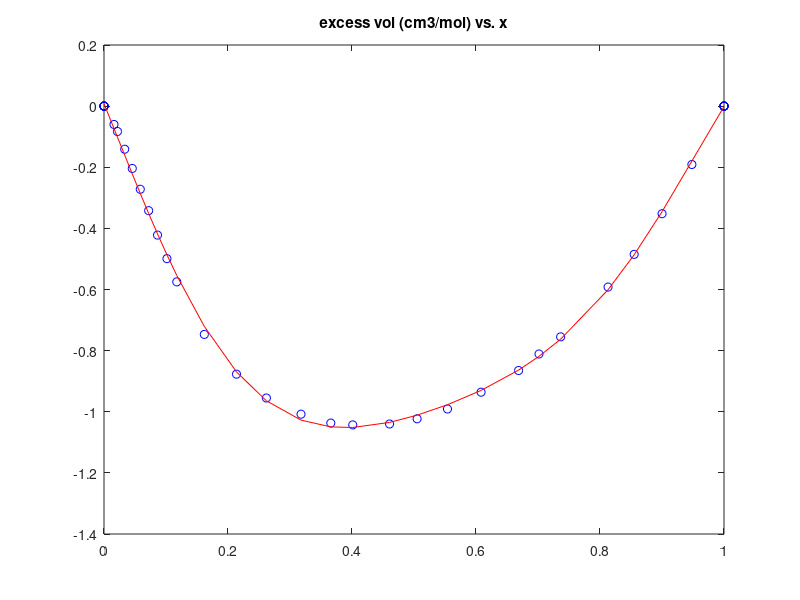

Here is the MATLAB script that generated this plot: (Note: this script raises an error after producing the figure.)
% Alcohol by volume (ABV) is vol of pure alcohol used to make mixture divided 
% by volume of mixture after mixing, which is reduced from sum of volumes
% of water and ethanol used because of nonideal mixing.
% ABV is proportional to specific gravity of mixture as measured
% by a hydrometer in ethanol-water mixure.

% Reference http://www.ddbst.com/en/EED/VE/VE0%20Ethanol%3BWater.php
% Excess Volume Data Set 947
% Components
% No. 	Formula 	Molar Mass 	CAS Registry Number 	Name
% 1 	C2H6O 	46.069 	64-17-5 	Ethanol
% 2 	H2O 	18.015 	7732-18-5 	Water
% Source
% Ott J.B.; Sipowska J.T.; Gruszkiewicz M.S.; Woolley A.T.: 
% Excess Volumes for (Ethanol + Water) at the Temperatures (298.15 and 348.15) K 
% and Pressures (0.4, 5, and 15) MPa and at the Temperature 323.15 K and 
% Pressures (5 and 15) MPa. 
% J.Chem.Thermodyn. 25 (1993) 307-318
% Temperature 	298.150 	K
% Pressure 	5.000 	bar
% Data Table
% Excess Volume [cm3/mol] 	x1 [mol/mol]

% close all
clear all
clc

d = [0 0
    0 0
    0 0
    0 0
    0 0
    0 0
-0.0600 	0.01610
-0.0830 	0.02170
-0.1410 	0.03340
-0.2040 	0.04560
-0.2720 	0.05850
-0.3420 	0.07200
-0.4220 	0.08630
-0.4990 	0.10150
-0.5750 	0.11740
-0.7470 	0.16180
-0.8770 	0.21370
-0.9550 	0.26190
-1.0080 	0.31780
-1.0370 	0.36580
-1.0430 	0.40120
-1.0400 	0.46060
-1.0230 	0.50500
-0.9910 	0.55400
-0.9360 	0.60820
-0.8650 	0.66870
-0.8110 	0.70160
-0.7550 	0.73650
-0.5920 	0.81300
-0.4850 	0.85510
-0.3520 	0.90010
-0.1910 	0.94820
0 1
0 1
0 1
0 1
0 1
0 1];

exvol = d(:,1);
x = d(:,2);

% component 1 is ethanol
mw1 = 46.069; % molecular weight
mvol1 = 58.4; % cm3/mol
dens1 = 0.789; % molecular weight
mpL1 = 21.7; % mol per liter

% component 2 is water
mw2 = 18.015; % molecular weight
mvol2 = 18; % cm3/mol
dens2 = 1; % molecular weight
mpL2 = 55.555; % mol per liter

% fit excess vol
n = 6;
coef = polyfit(x,exvol,n);
yp = polyval(coef,x);
figure(1)
plot(x,exvol,'bo',x,yp,'r')
title('excess vol (cm3/mol) vs. x')

ev0 = polyval(coef,0) % 5e-4 for n = 8, 7e-2 for n = 6
ev1 = polyval(coef,1) % -2e-4 for n = 8, -1e-3 for n = 6

% given total moles and x, find total volume

x = 0.5;
m = 100;
% deltaV = polyval(coef,x); % cm3 per total mol
% v1 = m*x*mvol1/1000 % liters alcohol = mol * cm3/mol / (cm3/liter)
% v2 = m*(1-x)*mvol2/1000 % liters water = mol * cm3/mol / (cm3/liter)
% vol = v1+v2; % total vol before correction
% vol = vol + m * deltaV / 1000 % liters = mol * cm3/mol / (cm3/liter)

vol = ABV_Vol_f1(m,x);

% given total vol and % ABV find total moles and x
% use existing function to find x given ABV
% so start here knowing total vol, ABV, x FIND total moles

% xxx for abv=100, get volest = 126.62 !!! 

vol = 100 % liters
abv = 100; % percent ethanol
x = getXfromABV(abv);
v1 = abv/100 * vol; % approx vol 1
m1 = mpL1 * v1; % approx liters 1 = mol/L * L
m2 = mpL2 * (vol - v1);
m = m1 + m2; % approx total moles
volest = ABV_Vol_f1(m,x)

% so now have total vol, x and initial guess of total moles
% can iterate with function above to find actual total moles 



